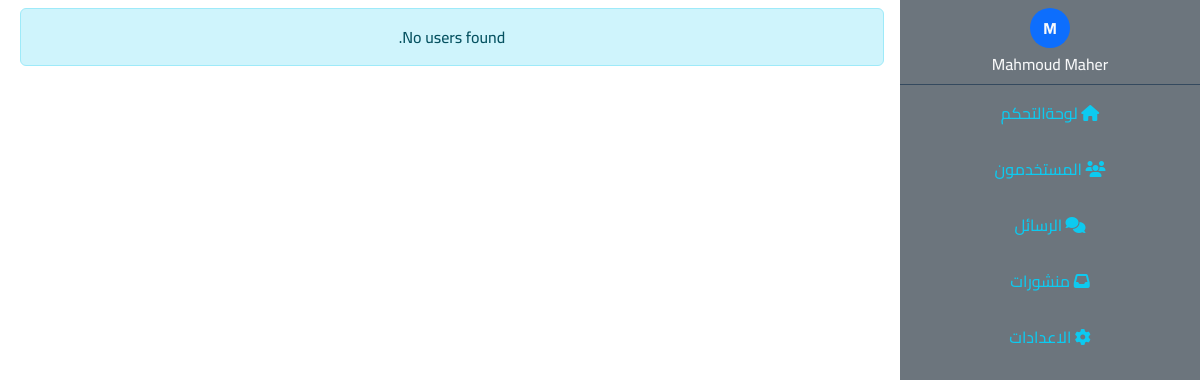
Before: /admin/users.php (signed in) with the older database file.
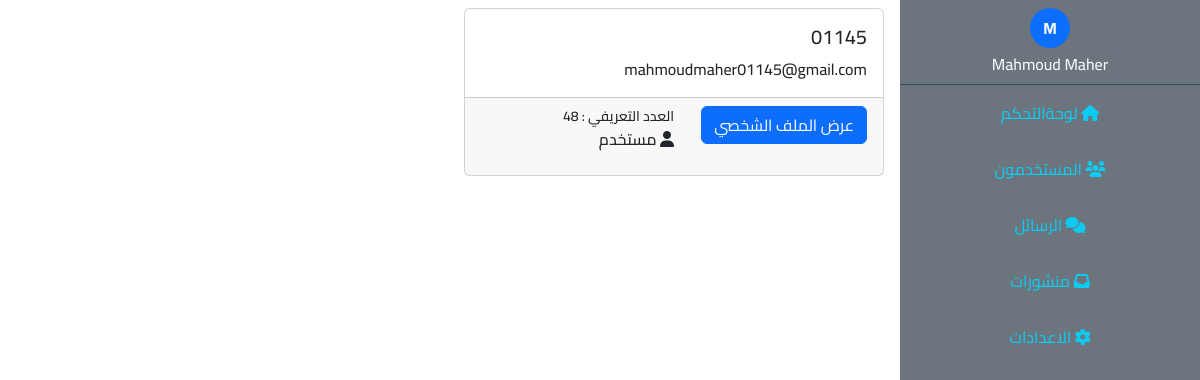
After: the same page with the newer database file.
### tables this page shows
CREATE TABLE `users` (
  `id` int(11) NOT NULL,
  `name` varchar(255) NOT NULL,
  `email` varchar(255) NOT NULL,
  `password` varchar(255) NOT NULL,
  `verify_code` varchar(10) DEFAULT NULL,
  `is_verified` tinyint(1) NOT NULL DEFAULT 0,
  `role` int(11) NOT NULL DEFAULT 0,
  `created-at` date NOT NULL DEFAULT current_timestamp()
);

### admin/include/lang/ar.php (called while the page is built, shortened)
<?php
function lang($word)
{
    return $lang[$word];
}

### admin/users.php (the view, shortened to what this page needs)
<?php
include "initials.php";
if (isset($_SESSION["email_admin"])) {
    $page = isset($_GET['page']) ? $_GET['page'] : 'users';
    ?>
    <div class="row pt-6 p-md-2 m-0">
        <div class="d-none d-md-block col-lg-3 col-md-4">
        </div>
        <div class="col-12 col-lg-9 col-md-8">
            <?php
            if ($page == 'users') {
                $stmt = $con->prepare("SELECT * FROM users WHERE email != ?");
                $stmt->execute([$_SESSION["email_admin"]]);
                $users = $stmt->fetchAll();
                if ($users) {
                    echo '<div class="row">';
                    foreach ($users as $user) {
                        ?>
                        <div class="col-md-12 col-lg-6">
                            <div class="card mb-3 overflow-hidden">
                                <div class="card-body">
                                    <h5 class="card-title"><?= $user['name'] ?></h5>
                                    <p class="card-text"><?= $user['email'] ?></p>
                                </div>
                                <div class="card-footer row">
                                    <div class="col-6">
                                        <a href="users.php?page=profile&user_id=<?= $user['id'] ?>"
                                            class="btn btn-primary"><?= lang('P_VIEW_PROFILE') ?></a>
                                    </div>
                                    <div class="col-6 m-0 p-0">
                                        <small><?= lang('ID') ?> : <?= $user['id'] ?> </small>
                                        <p>
                                            <?php
                                            if ($user['role'] == 1) {
                                                echo '<i class="fa-solid fa-user-tie"></i> ' . lang('ADMIN');
                                            } else {
                                                echo '<i class="fa-solid fa-user"></i> ' . lang('USER');
                                            }
                                            ?>
                                        </p>
                                    </div>
                                </div>
                            </div>
                        </div>
                        <?php
                    }
                    echo '</div>';
                } else {
                    echo '<div class="alert alert-info text-center" role="alert">
                    No users found.
                </div>';
                }
            }
            ?>
        </div>
    </div>
    <?php
} else {
    header("Location: index.php");
    exit;
}
include $temp . "footer.php";

### admin/include/templates/header.php (shortened to what this page needs)
<!DOCTYPE html>
<html lang="en">
<head>
    <link rel="stylesheet" href="<?php echo $css ?>bootstrap.min.css">
    <link rel="stylesheet" href="<?php echo $css ?>all.min.css">
    <link rel="stylesheet" href="<?php echo $css ?>main.css">
</head>
<body>

### admin/initials.php (shortened to what this page needs)
<?php
include "contact.php";
$temp = "include/templates/";
$lang = "include/lang/";
$css = "layout/css/";
include $temp . "header.php";
if (!isset($noNavbar)) {
    include $temp . "navbar.php";
}

### admin/include/templates/navbar.php (shortened to what this page needs)
<?php
$stmt = $con->prepare("
        SELECT name
        FROM users
        WHERE email = ?
    ");
$stmt->execute([$_SESSION["email_admin"]]);
$user = $stmt->fetch(PDO::FETCH_ASSOC);
?>
<nav class="col-12 col-lg-3 col-md-4 bg-secondary position-fixed top-0">
    <div class="p-2 user-info">
        <div class="
                text-light
                text-capitalize
                mb-1
                mx-auto
                bg-primary
                rounded-circle
                d-flex
                justify-content-center
                align-items-center
                fw-bolder
                user-avatar
            ">
            <?= $user['name'][0] ?>
        </div>
        <div class="text-light text-capitalize"><?= $user['name'] ?></div>
    </div>
    <div class="link-nav-1" id="link-navber">
        <a class="text-decoration-none text-info d-block p-3 text-center
        <?php echo ($_SERVER['SCRIPT_NAME'] === '/MAHMOUD_MAHER/social-media/admin/dashboard.php') ? 'active-link' : ''; ?>"
            href="dashboard.php"><i class="fa-solid fa-home"></i>
            <?= lang('P_DASHBOARD') ?></a>
        <a class="text-decoration-none text-info d-block p-3 text-center
        <?php echo ($_SERVER['SCRIPT_NAME'] === '/MAHMOUD_MAHER/social-media/admin/users.php') ? 'active-link' : ''; ?>"
            href="users.php"><i class="fa-solid fa-users"></i>
            <?= lang('P_USERS') ?></a>
        <a class="text-decoration-none text-info d-block p-3 text-center
        <?php echo ($_SERVER['SCRIPT_NAME'] === '/MAHMOUD_MAHER/social-media/admin/chat.php') ? 'active-link' : ''; ?>"
            href="chat.php"><i class="fa-solid fa-comments"></i>
            <?= lang('P_MESSAGES') ?></a>
        <a class="text-decoration-none text-info d-block p-3 text-center <?php echo ($_SERVER['SCRIPT_NAME'] === '/MAHMOUD_MAHER/social-media/admin/posts.php') ? 'active-link' : ''; ?>"
            href="posts.php"><i class="fa-solid fa-inbox"></i>
            <?= lang('P_POSTS') ?></a>
        <a class="text-decoration-none text-info d-block p-3 text-center <?php echo ($_SERVER['SCRIPT_NAME'] === '/MAHMOUD_MAHER/social-media/admin/settings.php') ? 'active-link' : ''; ?>"
            href="settings.php"><i class="fa-solid fa-gear"></i>
            <?= lang('P_SETTINGS') ?></a>
    </div>
</nav>

### admin/include/templates/footer.php (shortened to what this page needs)
</body>
</html>

### admin/layout/css/main.css (style rules this page uses)
* { margin: 0; padding: 0; box-sizing: border-box; }
body { font-family: "Cairo"; font-weight: 500; direction: rtl; }
.user-info { border-bottom: 1px solid #34495e; text-align: center; }
.user-avatar { width: 40px; height: 40px; }
nav { z-index: 999999; }
@media (min-width: 768px) { nav { right: 0; bottom: 0; } }

### admin/include/lang/ar.php (style rules this page uses)
body { direction: rtl !important; }

Changed rows visible on the page:
added users: name "01145", email "mahmoudmaher01145@gmail.com", id "48"
Other visible differences:
text no longer shown: "No users found."
